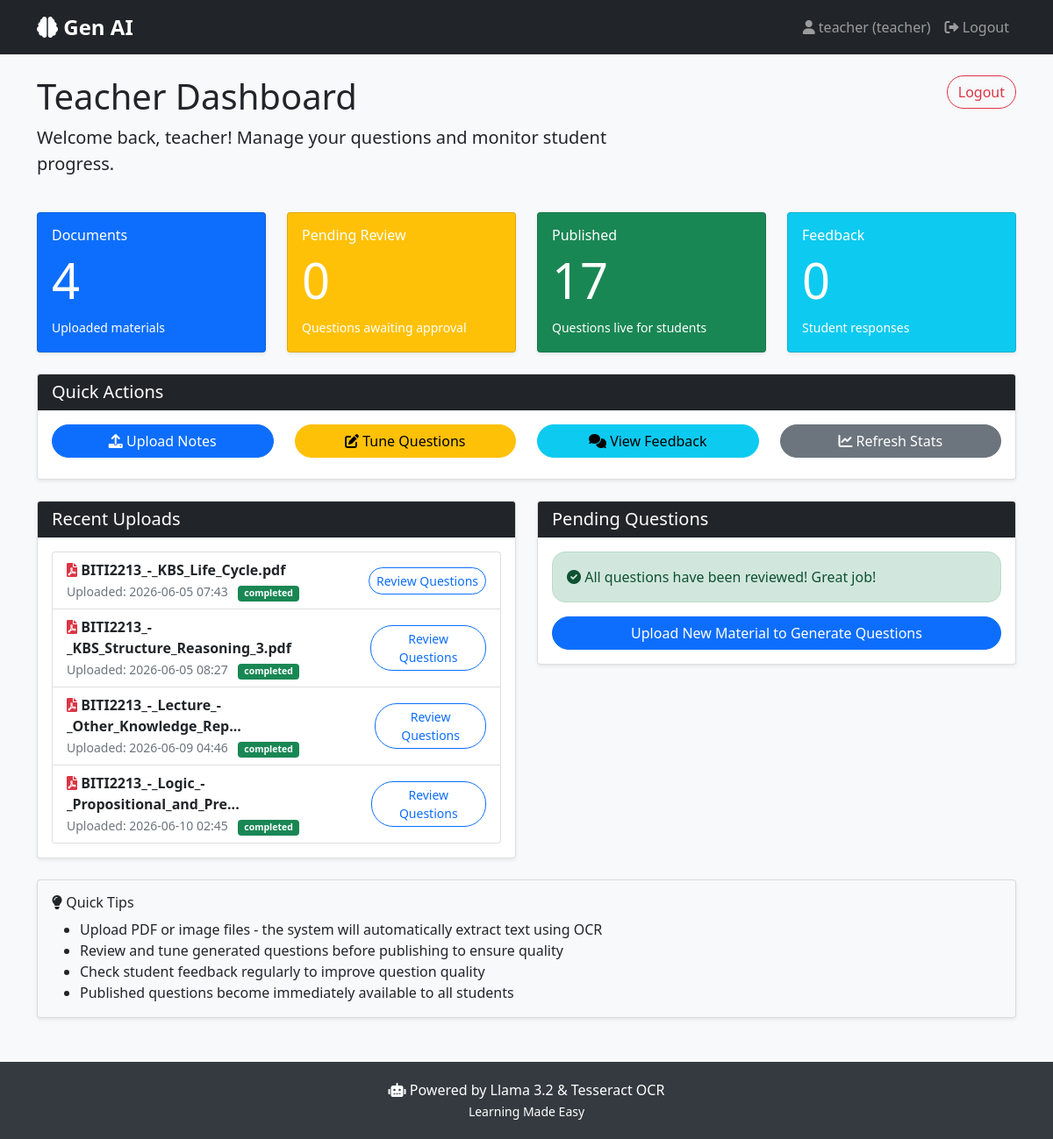
/teacher/dashboard (signed in), run on the app's committed database.
### models.py (models this page shows)
class User(UserMixin, db.Model):
    __tablename__ = 'users'
    id = db.Column(db.String(36), primary_key=True, default=lambda: str(uuid.uuid4()))
    username = db.Column(db.String(80), unique=True, nullable=False)
    password = db.Column(db.String(120), nullable=False)
    role = db.Column(db.String(20), nullable=False)  # 'teacher' or 'student'
    created_at = db.Column(db.DateTime, default=datetime.utcnow)
    documents = db.relationship('Document', backref='teacher', lazy=True)
    answers = db.relationship('StudentAnswer', backref='student', lazy=True)
    feedbacks = db.relationship('Feedback', backref='student', lazy=True)

class Document(db.Model):
    __tablename__ = 'documents'
    id = db.Column(db.String(36), primary_key=True, default=lambda: str(uuid.uuid4()))
    teacher_id = db.Column(db.String(36), db.ForeignKey('users.id'), nullable=False)
    filename = db.Column(db.String(200), nullable=False)
    title = db.Column(db.String(200), nullable=True)  # Teacher-given quiz title
    extracted_text = db.Column(db.Text, nullable=False)
    uploaded_at = db.Column(db.DateTime, default=datetime.utcnow)
    status = db.Column(db.String(50), default='pending')  # pending, processing, completed
    questions = db.relationship('Question', backref='document', lazy=True)

### app.py (the view)
@app.route('/teacher/dashboard')
@login_required
def teacher_dashboard():
    if current_user.role != 'teacher':
        flash('Access denied', 'danger')
        return redirect(url_for('index'))
    documents = Document.query.filter_by(teacher_id=current_user.id).all()
    pending_questions = Question.query.filter_by(teacher_feedback_status='pending', is_published=False).count()
    approved_questions = Question.query.filter_by(is_published=True).count()
    total_feedback = Feedback.query.count()
    return render_template('teacher/dashboard.html',
                         documents=documents,
                         pending_questions=pending_questions,
                         approved_questions=approved_questions,
                         total_feedback=total_feedback)

### app.py (called while the page is built)
@login_manager.user_loader
def load_user(user_id):
    return User.query.get(user_id)

### templates/teacher/dashboard.html (shortened to what this page needs)
{% extends "base.html" %}
{% block content %}
<div class="container mt-4">
    <div class="row">
        <div class="col-md-8">
            <h1>Teacher Dashboard </h1>
            <p class="lead">Welcome back, {{ current_user.username }}! Manage your questions and monitor student progress.</p>
        </div>
        <div class="col-md-4 text-end">
            <a href="{{ url_for('logout') }}" class="btn btn-outline-danger">Logout</a>
        </div>
    </div>
    <div class="row mt-4">
        <div class="col-md-3">
            <div class="card bg-primary text-white shadow-sm">
                <div class="card-body">
                    <h6 class="card-title">Documents</h6>
                    <h2 class="display-4">{{ documents|length }}</h2>
                    <small>Uploaded materials</small>
                </div>
            </div>
        </div>
        <div class="col-md-3">
            <div class="card bg-warning text-white shadow-sm">
                <div class="card-body">
                    <h6 class="card-title">Pending Review</h6>
                    <h2 class="display-4">{{ pending_questions }}</h2>
                    <small>Questions awaiting approval</small>
                </div>
            </div>
        </div>
        <div class="col-md-3">
            <div class="card bg-success text-white shadow-sm">
                <div class="card-body">
                    <h6 class="card-title">Published</h6>
                    <h2 class="display-4">{{ approved_questions }}</h2>
                    <small>Questions live for students</small>
                </div>
            </div>
        </div>
        <div class="col-md-3">
            <div class="card bg-info text-white shadow-sm">
                <div class="card-body">
                    <h6 class="card-title">Feedback</h6>
                    <h2 class="display-4">{{ total_feedback }}</h2>
                    <small>Student responses</small>
                </div>
            </div>
        </div>
    </div>
    <div class="row mt-4">
        <div class="col-md-12">
            <div class="card shadow-sm">
                <div class="card-header bg-dark text-white">
                    <h5 class="mb-0">Quick Actions</h5>
                </div>
                <div class="card-body">
                    <div class="row">
                        <div class="col-md-3 mb-2">
                            <a href="{{ url_for('upload_notes') }}" class="btn btn-primary w-100">
                                <i class="fas fa-upload"></i> Upload Notes
                            </a>
                        </div>
                        <div class="col-md-3 mb-2">
                            <a href="{{ url_for('tune_questions') }}" class="btn btn-warning w-100">
                                <i class="fas fa-edit"></i> Tune Questions
                            </a>
                        </div>
                        <div class="col-md-3 mb-2">
                            <a href="{{ url_for('view_student_feedback') }}" class="btn btn-info w-100">
                                <i class="fas fa-comments"></i> View Feedback
                            </a>
                        </div>
                        <div class="col-md-3 mb-2">
                            <a href="{{ url_for('teacher_dashboard') }}" class="btn btn-secondary w-100">
                                <i class="fas fa-chart-line"></i> Refresh Stats
                            </a>
                        </div>
                    </div>
                </div>
            </div>
        </div>
    </div>
    <div class="row mt-4">
        <div class="col-md-6">
            <div class="card shadow-sm">
                <div class="card-header bg-dark text-white">
                    <h5 class="mb-0">Recent Uploads</h5>
                </div>
                <div class="card-body">
                    {% if documents %}
                        <div class="list-group">
                            {% for doc in documents[:5] %}
                            <div class="list-group-item">
                                <div class="d-flex justify-content-between align-items-center">
                                    <div>
                                        <i class="fas fa-file-{% if doc.filename.endswith('.pdf') %}pdf text-danger{% else %}image text-primary{% endif %}"></i>
                                        <strong>{{ doc.filename[:40] }}{% if doc.filename|length > 40 %}...{% endif %}</strong>
                                        <br>
                                        <small class="text-muted">
                                            Uploaded: {{ doc.uploaded_at.strftime('%Y-%m-%d %H:%M') }}
                                            <span class="badge {% if doc.status == 'completed' %}bg-success{% elif doc.status == 'processing' %}bg-warning{% else %}bg-secondary{% endif %} ms-2">
                                                {{ doc.status }}
                                            </span>
                                        </small>
                                    </div>
                                    {% if doc.status == 'completed' %}
                                    <a href="{{ url_for('review_generated_questions', doc_id=doc.id) }}"
                                       class="btn btn-sm btn-outline-primary">
                                        Review Questions
                                    </a>
                                    {% endif %}
                                </div>
                            </div>
                            {% endfor %}
                        </div>
                    {% else %}
                        <p class="text-muted text-center mb-0">No documents uploaded yet.</p>
                    {% endif %}
                </div>
            </div>
        </div>
        <div class="col-md-6">
            <div class="card shadow-sm">
                <div class="card-header bg-dark text-white">
                    <h5 class="mb-0">Pending Questions</h5>
                </div>
                <div class="card-body">
                    {% if pending_questions > 0 %}
                        <div class="alert alert-warning">
                            <i class="fas fa-exclamation-triangle"></i>
                            You have <strong>{{ pending_questions }}</strong> question(s) waiting for your review.
                        </div>
                        <a href="{{ url_for('tune_questions') }}" class="btn btn-warning w-100">
                            Review Pending Questions →
                        </a>
                    {% else %}
                        <div class="alert alert-success">
                            <i class="fas fa-check-circle"></i>
                            All questions have been reviewed! Great job!
                        </div>
                        <a href="{{ url_for('upload_notes') }}" class="btn btn-primary w-100">
                            Upload New Material to Generate Questions
                        </a>
                    {% endif %}
                </div>
            </div>
        </div>
    </div>
    <div class="row mt-4">
        <div class="col-md-12">
            <div class="card bg-light shadow-sm">
                <div class="card-body">
                    <h6><i class="fas fa-lightbulb"></i> Quick Tips</h6>
                    <ul class="mb-0">
                        <li>Upload PDF or image files - the system will automatically extract text using OCR</li>
                        <li>Review and tune generated questions before publishing to ensure quality</li>
                        <li>Check student feedback regularly to improve question quality</li>
                        <li>Published questions become immediately available to all students</li>
                    </ul>
                </div>
            </div>
        </div>
    </div>
</div>
{% endblock %}

### templates/base.html (shortened to what this page needs)
<!DOCTYPE html>
<html lang="en">
<head>
    <link href="https://cdn.jsdelivr.net/npm/bootstrap@5.1.3/dist/css/bootstrap.min.css" rel="stylesheet">
    <link rel="stylesheet" href="https://cdnjs.cloudflare.com/ajax/libs/font-awesome/6.0.0/css/all.min.css">
</head>
<body>
    <nav class="navbar navbar-expand-lg navbar-dark bg-dark">
        <div class="container">
            <a class="navbar-brand" href="{{ url_for('index') }}">
                <i class="fas fa-brain"></i> Gen AI
            </a>
            <div class="collapse navbar-collapse" id="navbarNav">
                <ul class="navbar-nav ms-auto">
                    {% if current_user.is_authenticated %}
                        <li class="nav-item">
                            <span class="nav-link">
                                <i class="fas fa-user"></i> {{ current_user.username }} ({{ current_user.role }})
                            </span>
                        </li>
                        <li class="nav-item">
                            <a class="nav-link" href="{{ url_for('logout') }}">
                                <i class="fas fa-sign-out-alt"></i> Logout
                            </a>
                        </li>
                    {% endif %}
                </ul>
            </div>
        </div>
    </nav>
    {% block content %}{% endblock %}
    <footer class="footer">
        <div class="container text-center">
            <p class="mb-0">
                <i class="fas fa-robot"></i> Powered by Llama 3.2 & Tesseract OCR
                <br>
                <small>Learning Made Easy</small>
            </p>
        </div>
    </footer>
</body>
</html>

### templates/base.html (style rules this page uses)
body { background-color: #f8f9fa; font-family: 'Segoe UI', Tahoma, Geneva, Verdana, sans-serif; }
.navbar-brand { font-weight: bold; font-size: 1.5rem; }
.footer { background-color: #343a40; color: white; padding: 20px 0; margin-top: 50px; }
.btn { border-radius: 25px; }
.alert { border-radius: 15px; }

### data on the page
User: username "teacher", role "teacher"
Document: filename "BITI2213_-_KBS_Life_Cycle.pdf", uploaded_at "2026-06-05 07:43", status "completed"
Document: filename "BITI2213_-_KBS_Structure_Reasoning_3.pdf", uploaded_at "2026-06-05 08:27", status "completed"
Document: filename "BITI2213_-_Lecture_-_Other_Knowledge_Rep", uploaded_at "2026-06-09 04:46", status "completed"
Document: filename "BITI2213_-_Logic_-_Propositional_and_Pre", uploaded_at "2026-06-10 02:45", status "completed"

### other printed values
{{ documents|length }} "4"
{{ pending_questions }} "0"
{{ approved_questions }} "17"
{{ total_feedback }} "0"
